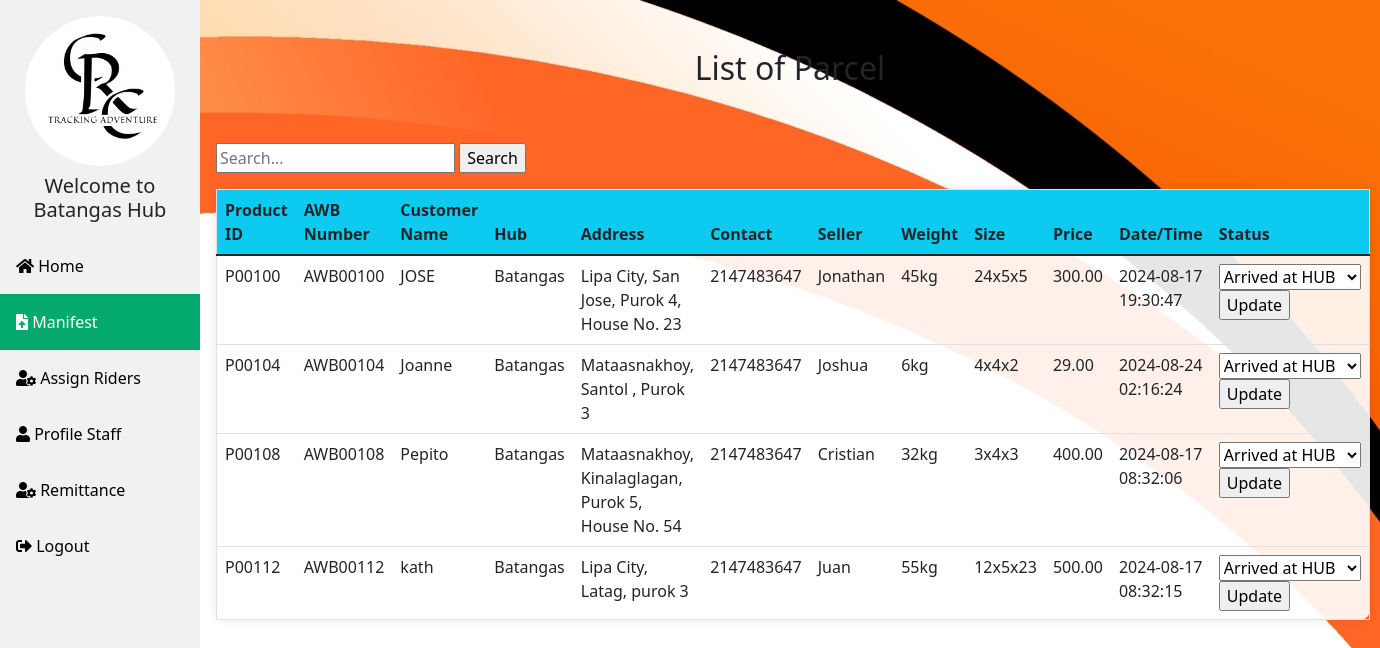
Page /batangas_manifest.php on the committed database.
### tables this page shows
CREATE TABLE `manifests` (
  `id` int(11) NOT NULL,
  `product_id` varchar(255) NOT NULL,
  `awbnumber` varchar(255) NOT NULL,
  `customer_name` varchar(255) NOT NULL,
  `hub` varchar(50) NOT NULL,
  `address` text NOT NULL,
  `contact` int(20) NOT NULL,
  `seller` varchar(255) NOT NULL,
  `weight` varchar(50) NOT NULL,
  `size` varchar(50) NOT NULL,
  `price` decimal(10,2) NOT NULL,
  `datetime` timestamp NOT NULL DEFAULT current_timestamp() ON UPDATE current_timestamp(),
  `status` varchar(50) NOT NULL,
  `image` varchar(255) NOT NULL,
  `rider_name` varchar(100) NOT NULL
);

### batangas_manifest.php (the view, shortened to what this page needs)
<?php
$servername = "localhost";
$email = "u320585682_TMS";
$password = "Crctracking3";
$dbname = "u320585682_TMS";
$conn = new mysqli($servername, $email, $password, $dbname);
?><!DOCTYPE html>
<html lang="en">
<head>
  <link rel="stylesheet" href="bootstrap-5.1.3/css/bootstrap.min.css">
  <link rel="stylesheet" href="https://cdnjs.cloudflare.com/ajax/libs/font-awesome/5.15.4/css/all.min.css">
</head>
<?php
$search = "";
$search_query = "";
if ($search) {
    $search = $conn->real_escape_string($search);
    $search_query = "WHERE customer_name LIKE '%$search%' OR awbnumber LIKE '%$search%' OR product_id LIKE '%$search%'";
} else {
    $search_query = "WHERE hub LIKE 'Batangas'";
}
$sql = "SELECT id, product_id, awbnumber, customer_name, hub, address, contact, seller, weight, size, price, datetime, status FROM manifests $search_query";
$result = $conn->query($sql);
?>
<body>
  <div class="sidebar">
    <img class="rounded-pill mt-3 mx-auto d-block" src="images/crc.jpg" alt="" height="150px">
    <h5 class="text-center mt-2">Welcome to <br> Batangas Hub</h5>
    <a class="mt-3" href="batangashub.php"><i class="fas fa-home"></i> Home</a>
    <a class="active" href="batangas_manifest.php"><i class="fas fa-file-upload"></i> Manifest</a>
    <a href="batangas_assign.php"><i class="fas fa-user-cog"></i> Assign Riders</a>
    <a href="batangas_profile.php"><i class="fas fa-user"></i> Profile Staff</a>
    <a href="batangas_remit.php"><i class="fas fa-user-cog"></i> Remittance</a>
    <a href="logout.php"><i class="fas fa-sign-out-alt"></i> Logout</a>
  </div>
  <div class="content">
    <h2 class="text-center p-5">List of Parcel</h2>
    <form action="" method="POST">
<form method="post" action="batangas_manifest.php">
    <input type="text" name="search" value="<?php echo htmlspecialchars($search);?>" placeholder="Search...">
    <input type="submit" name="search_btn" value="Search">
</form>
      <table class="table table-hover mt-3 border border-1">
        <thead class="bg-info">
          <tr>
            <th>Product ID</th>
            <th>AWB Number</th>
            <th>Customer Name</th>
            <th>Hub</th>
            <th>Address</th>
            <th>Contact</th>
            <th>Seller</th>
            <th>Weight</th>
            <th>Size</th>
            <th>Price</th>
            <th>Date/Time</th>
            <th>Status</th>
          </tr>
        </thead>
          <?php
            if ($result->num_rows > 0) {
                while($row = $result->fetch_assoc()) {
                    echo "<tr>
                            <td>" . $row["product_id"]. "</td>
                            <td>" . $row["awbnumber"]. "</td>
                            <td>" . $row["customer_name"]. "</td>
                            <td>" . $row["hub"]. "</td>
                            <td>" . $row["address"]. "</td>
                            <td>" . $row["contact"]. "</td>
                            <td>" . $row["seller"]. "</td>
                            <td>" . $row["weight"]. "</td>
                            <td>" . $row["size"]. "</td>
                            <td>" . $row["price"]. "</td>
                            <td>" . $row["datetime"]. "</td>
                            <td>
                                <form method='post' action='batangas_manifest.php'>
                                    <input type='hidden' name='id' value='" . $row["id"] . "'>
                                    <select name='status'>";
                    if ($row["status"] != 'Out for Delivery') {
                        echo "<option value='Arrived at HUB' " . ($row["status"] == 'Arrived at HUB' ? 'selected' : '') . ">Arrived at HUB</option>";
                    }
                        echo "<option value='Out for Delivery' " . ($row["status"] == 'Out for Delivery' ? 'selected' : '') . ">Out for Delivery</option>
                                    </select>
                                    <input type='submit' name='update_status' value='Update'>
                                </form>
                            </td>
                        </tr>";
                }
    } else {
        echo "<tr><td colspan='13'>No data found</td></tr>";
    }
    ?>
    </form>
  </div>
</body>
</html>

### batangas_manifest.php (style rules this page uses)
body { background-color: white; background-image: url("images/crcbg.jpg"); background-repeat: no-repeat; background-size: auto-sized; background-attachment: fixed; }
.sidebar { margin: 0; padding: 0; width: 200px; background-color: #f1f1f1; position: fixed; height: 100%; overflow: auto; }
.sidebar a { display: block; color: black; padding: 16px; text-decoration: none; }
.sidebar a.active { background-color: #04AA6D; color: white; }
div.content { margin-left: 200px; padding: 1px 16px; height: 1000px; }
.table { background-color: rgba(255, 255, 255, 0.9); padding: 20px; border-radius: 10px; box-shadow: 0 0 10px rgba(0, 0, 0, 0.1); }

### rows in the picture
manifests: product "P00100", awbnumber "AWB00100", customer_name "JOSE", hub "Batangas", address "Lipa City, San Jose, Purok 4, House No. 23", contact "2147483647", seller "Jonathan", weight "45kg", size "24x5x5", price "300.00", datetime "2024-08-17 19:30:47", status "Arrived at HUB"
manifests: product "P00104", awbnumber "AWB00104", customer_name "Joanne", hub "Batangas", address "Mataasnakhoy, Santol , Purok 3", contact "2147483647", seller "Joshua", weight "6kg", size "4x4x2", price "29.00", datetime "2024-08-24 02:16:24", status "Arrived at HUB"
manifests: product "P00108", awbnumber "AWB00108", customer_name "Pepito", hub "Batangas", address "Mataasnakhoy, Kinalaglagan, Purok 5, House No. 54", contact "2147483647", seller "Cristian", weight "32kg", size "3x4x3", price "400.00", datetime "2024-08-17 08:32:06", status "Arrived at HUB"
manifests: product "P00112", awbnumber "AWB00112", customer_name "kath", hub "Batangas", address "Lipa City, Latag, purok 3", contact "2147483647", seller "Juan", weight "55kg", size "12x5x23", price "500.00", datetime "2024-08-17 08:32:15", status "Arrived at HUB"
